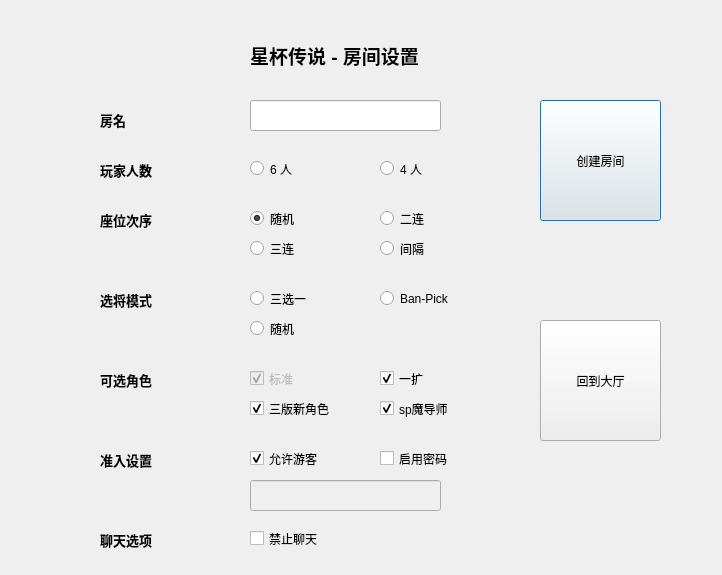
<?xml version="1.0" encoding="UTF-8"?>
<ui version="4.0">
 <class>RoomSet</class>
 <widget class="QDialog" name="RoomSet">
  <property name="geometry">
   <rect>
    <x>0</x>
    <y>0</y>
    <width>722</width>
    <height>575</height>
   </rect>
  </property>
  <property name="windowTitle">
   <string>Dialog</string>
  </property>
  <property name="modal">
   <bool>false</bool>
  </property>
  <widget class="QLabel" name="labelTitle">
   <property name="geometry">
    <rect>
     <x>250</x>
     <y>40</y>
     <width>231</width>
     <height>31</height>
    </rect>
   </property>
   <property name="text">
    <string>&lt;html&gt;&lt;head/&gt;&lt;body&gt;&lt;p&gt;&lt;span style=&quot; font-size:14pt; font-weight:600;&quot;&gt;星杯传说 - 房间设置&lt;/span&gt;&lt;/p&gt;&lt;/body&gt;&lt;/html&gt;</string>
   </property>
  </widget>
  <widget class="QLineEdit" name="lineEditRoomName">
   <property name="geometry">
    <rect>
     <x>250</x>
     <y>100</y>
     <width>191</width>
     <height>31</height>
    </rect>
   </property>
  </widget>
  <widget class="QLabel" name="labelRoomName">
   <property name="geometry">
    <rect>
     <x>100</x>
     <y>110</y>
     <width>61</width>
     <height>21</height>
    </rect>
   </property>
   <property name="text">
    <string>&lt;html&gt;&lt;head/&gt;&lt;body&gt;&lt;p&gt;&lt;span style=&quot; font-size:10pt; font-weight:600;&quot;&gt;房名&lt;/span&gt;&lt;/p&gt;&lt;/body&gt;&lt;/html&gt;</string>
   </property>
  </widget>
  <widget class="QRadioButton" name="radioButtonPlayer6">
   <property name="geometry">
    <rect>
     <x>250</x>
     <y>160</y>
     <width>82</width>
     <height>17</height>
    </rect>
   </property>
   <property name="text">
    <string>6 人 </string>
   </property>
   <property name="checked">
    <bool>false</bool>
   </property>
  </widget>
  <widget class="QLabel" name="labelPlayerNumber">
   <property name="geometry">
    <rect>
     <x>100</x>
     <y>160</y>
     <width>61</width>
     <height>20</height>
    </rect>
   </property>
   <property name="text">
    <string>&lt;html&gt;&lt;head/&gt;&lt;body&gt;&lt;p&gt;&lt;span style=&quot; font-size:10pt; font-weight:600;&quot;&gt;玩家人数&lt;/span&gt;&lt;/p&gt;&lt;/body&gt;&lt;/html&gt;</string>
   </property>
  </widget>
  <widget class="QRadioButton" name="radioButtonPlayer4">
   <property name="geometry">
    <rect>
     <x>380</x>
     <y>160</y>
     <width>82</width>
     <height>17</height>
    </rect>
   </property>
   <property name="text">
    <string>4 人</string>
   </property>
  </widget>
  <widget class="QRadioButton" name="radioButtonSeatOrderSanLian">
   <property name="enabled">
    <bool>true</bool>
   </property>
   <property name="geometry">
    <rect>
     <x>250</x>
     <y>240</y>
     <width>82</width>
     <height>17</height>
    </rect>
   </property>
   <property name="text">
    <string>三连</string>
   </property>
  </widget>
  <widget class="QLabel" name="labelSeatOrder">
   <property name="geometry">
    <rect>
     <x>100</x>
     <y>210</y>
     <width>61</width>
     <height>20</height>
    </rect>
   </property>
   <property name="text">
    <string>&lt;html&gt;&lt;head/&gt;&lt;body&gt;&lt;p&gt;&lt;span style=&quot; font-size:10pt; font-weight:600;&quot;&gt;座位次序&lt;/span&gt;&lt;/p&gt;&lt;/body&gt;&lt;/html&gt;</string>
   </property>
  </widget>
  <widget class="QRadioButton" name="radioButtonSeatOrderErLian">
   <property name="enabled">
    <bool>true</bool>
   </property>
   <property name="geometry">
    <rect>
     <x>380</x>
     <y>210</y>
     <width>82</width>
     <height>17</height>
    </rect>
   </property>
   <property name="text">
    <string>二连</string>
   </property>
  </widget>
  <widget class="QRadioButton" name="radioButtonSeatOrderJianGe">
   <property name="enabled">
    <bool>true</bool>
   </property>
   <property name="geometry">
    <rect>
     <x>380</x>
     <y>240</y>
     <width>82</width>
     <height>17</height>
    </rect>
   </property>
   <property name="text">
    <string>间隔</string>
   </property>
  </widget>
  <widget class="QRadioButton" name="radioButtonSeatOrderSuiji">
   <property name="enabled">
    <bool>true</bool>
   </property>
   <property name="geometry">
    <rect>
     <x>250</x>
     <y>210</y>
     <width>82</width>
     <height>17</height>
    </rect>
   </property>
   <property name="sizePolicy">
    <sizepolicy hsizetype="Maximum" vsizetype="Fixed">
     <horstretch>0</horstretch>
     <verstretch>0</verstretch>
    </sizepolicy>
   </property>
   <property name="text">
    <string>随机</string>
   </property>
   <property name="iconSize">
    <size>
     <width>16</width>
     <height>16</height>
    </size>
   </property>
   <property name="checked">
    <bool>true</bool>
   </property>
  </widget>
  <widget class="QLabel" name="labelSeatOrder_2">
   <property name="geometry">
    <rect>
     <x>100</x>
     <y>290</y>
     <width>61</width>
     <height>20</height>
    </rect>
   </property>
   <property name="text">
    <string>&lt;html&gt;&lt;head/&gt;&lt;body&gt;&lt;p&gt;&lt;span style=&quot; font-size:10pt; font-weight:600;&quot;&gt;选将模式&lt;/span&gt;&lt;/p&gt;&lt;/body&gt;&lt;/html&gt;</string>
   </property>
  </widget>
  <widget class="QRadioButton" name="radioButtonRoleSelectionSuiJi">
   <property name="geometry">
    <rect>
     <x>250</x>
     <y>320</y>
     <width>82</width>
     <height>17</height>
    </rect>
   </property>
   <property name="text">
    <string>随机</string>
   </property>
  </widget>
  <widget class="QRadioButton" name="radioButtonRoleSelectionSanXuanYi">
   <property name="geometry">
    <rect>
     <x>250</x>
     <y>290</y>
     <width>82</width>
     <height>17</height>
    </rect>
   </property>
   <property name="text">
    <string>三选一</string>
   </property>
   <property name="checked">
    <bool>false</bool>
   </property>
  </widget>
  <widget class="QRadioButton" name="radioButtonRoleSelectionBanPick">
   <property name="enabled">
    <bool>true</bool>
   </property>
   <property name="geometry">
    <rect>
     <x>380</x>
     <y>290</y>
     <width>82</width>
     <height>17</height>
    </rect>
   </property>
   <property name="text">
    <string>Ban-Pick</string>
   </property>
  </widget>
  <widget class="QLabel" name="labelRoleRange">
   <property name="geometry">
    <rect>
     <x>100</x>
     <y>370</y>
     <width>61</width>
     <height>20</height>
    </rect>
   </property>
   <property name="text">
    <string>&lt;html&gt;&lt;head/&gt;&lt;body&gt;&lt;p&gt;&lt;span style=&quot; font-size:10pt; font-weight:600;&quot;&gt;可选角色&lt;/span&gt;&lt;/p&gt;&lt;/body&gt;&lt;/html&gt;</string>
   </property>
  </widget>
  <widget class="QPushButton" name="okButton">
   <property name="geometry">
    <rect>
     <x>540</x>
     <y>100</y>
     <width>121</width>
     <height>121</height>
    </rect>
   </property>
   <property name="text">
    <string>创建房间</string>
   </property>
  </widget>
  <widget class="QPushButton" name="cancelButton">
   <property name="geometry">
    <rect>
     <x>540</x>
     <y>320</y>
     <width>121</width>
     <height>121</height>
    </rect>
   </property>
   <property name="text">
    <string>回到大厅</string>
   </property>
  </widget>
  <widget class="QCheckBox" name="checkBoxRoleRangeBiaozhun">
   <property name="enabled">
    <bool>false</bool>
   </property>
   <property name="geometry">
    <rect>
     <x>250</x>
     <y>370</y>
     <width>70</width>
     <height>17</height>
    </rect>
   </property>
   <property name="text">
    <string>标准</string>
   </property>
   <property name="checked">
    <bool>true</bool>
   </property>
  </widget>
  <widget class="QCheckBox" name="checkBoxRoleRangeYiKuo">
   <property name="enabled">
    <bool>true</bool>
   </property>
   <property name="geometry">
    <rect>
     <x>380</x>
     <y>370</y>
     <width>70</width>
     <height>17</height>
    </rect>
   </property>
   <property name="text">
    <string>一扩</string>
   </property>
   <property name="checked">
    <bool>true</bool>
   </property>
  </widget>
  <widget class="QCheckBox" name="checkBoxRoleRangeSanBan">
   <property name="enabled">
    <bool>true</bool>
   </property>
   <property name="geometry">
    <rect>
     <x>250</x>
     <y>400</y>
     <width>81</width>
     <height>17</height>
    </rect>
   </property>
   <property name="text">
    <string>三版新角色</string>
   </property>
   <property name="checked">
    <bool>true</bool>
   </property>
  </widget>
  <widget class="QLabel" name="labelRoleRange_2">
   <property name="geometry">
    <rect>
     <x>100</x>
     <y>450</y>
     <width>61</width>
     <height>20</height>
    </rect>
   </property>
   <property name="text">
    <string>&lt;html&gt;&lt;head/&gt;&lt;body&gt;&lt;p&gt;&lt;span style=&quot; font-size:10pt; font-weight:600;&quot;&gt;准入设置&lt;/span&gt;&lt;/p&gt;&lt;/body&gt;&lt;/html&gt;</string>
   </property>
  </widget>
  <widget class="QCheckBox" name="allowGuest">
   <property name="enabled">
    <bool>true</bool>
   </property>
   <property name="geometry">
    <rect>
     <x>250</x>
     <y>450</y>
     <width>81</width>
     <height>17</height>
    </rect>
   </property>
   <property name="text">
    <string>允许游客</string>
   </property>
   <property name="checked">
    <bool>true</bool>
   </property>
  </widget>
  <widget class="QCheckBox" name="allowPassword">
   <property name="enabled">
    <bool>true</bool>
   </property>
   <property name="geometry">
    <rect>
     <x>380</x>
     <y>450</y>
     <width>81</width>
     <height>17</height>
    </rect>
   </property>
   <property name="text">
    <string>启用密码</string>
   </property>
   <property name="checked">
    <bool>false</bool>
   </property>
  </widget>
  <widget class="QLineEdit" name="password">
   <property name="enabled">
    <bool>false</bool>
   </property>
   <property name="geometry">
    <rect>
     <x>250</x>
     <y>480</y>
     <width>191</width>
     <height>31</height>
    </rect>
   </property>
  </widget>
  <widget class="QCheckBox" name="slience">
   <property name="enabled">
    <bool>true</bool>
   </property>
   <property name="geometry">
    <rect>
     <x>250</x>
     <y>530</y>
     <width>81</width>
     <height>17</height>
    </rect>
   </property>
   <property name="text">
    <string>禁止聊天</string>
   </property>
   <property name="checked">
    <bool>false</bool>
   </property>
  </widget>
  <widget class="QLabel" name="labelRoleRange_3">
   <property name="geometry">
    <rect>
     <x>100</x>
     <y>530</y>
     <width>61</width>
     <height>20</height>
    </rect>
   </property>
   <property name="text">
    <string>&lt;html&gt;&lt;head/&gt;&lt;body&gt;&lt;p&gt;&lt;span style=&quot; font-size:10pt; font-weight:600;&quot;&gt;聊天选项&lt;/span&gt;&lt;/p&gt;&lt;/body&gt;&lt;/html&gt;</string>
   </property>
  </widget>
  <widget class="QCheckBox" name="checkBoxRoleRangespMoDao">
   <property name="enabled">
    <bool>true</bool>
   </property>
   <property name="geometry">
    <rect>
     <x>380</x>
     <y>400</y>
     <width>81</width>
     <height>17</height>
    </rect>
   </property>
   <property name="text">
    <string>sp魔导师</string>
   </property>
   <property name="checked">
    <bool>true</bool>
   </property>
  </widget>
 </widget>
 <resources/>
 <connections/>
</ui>
